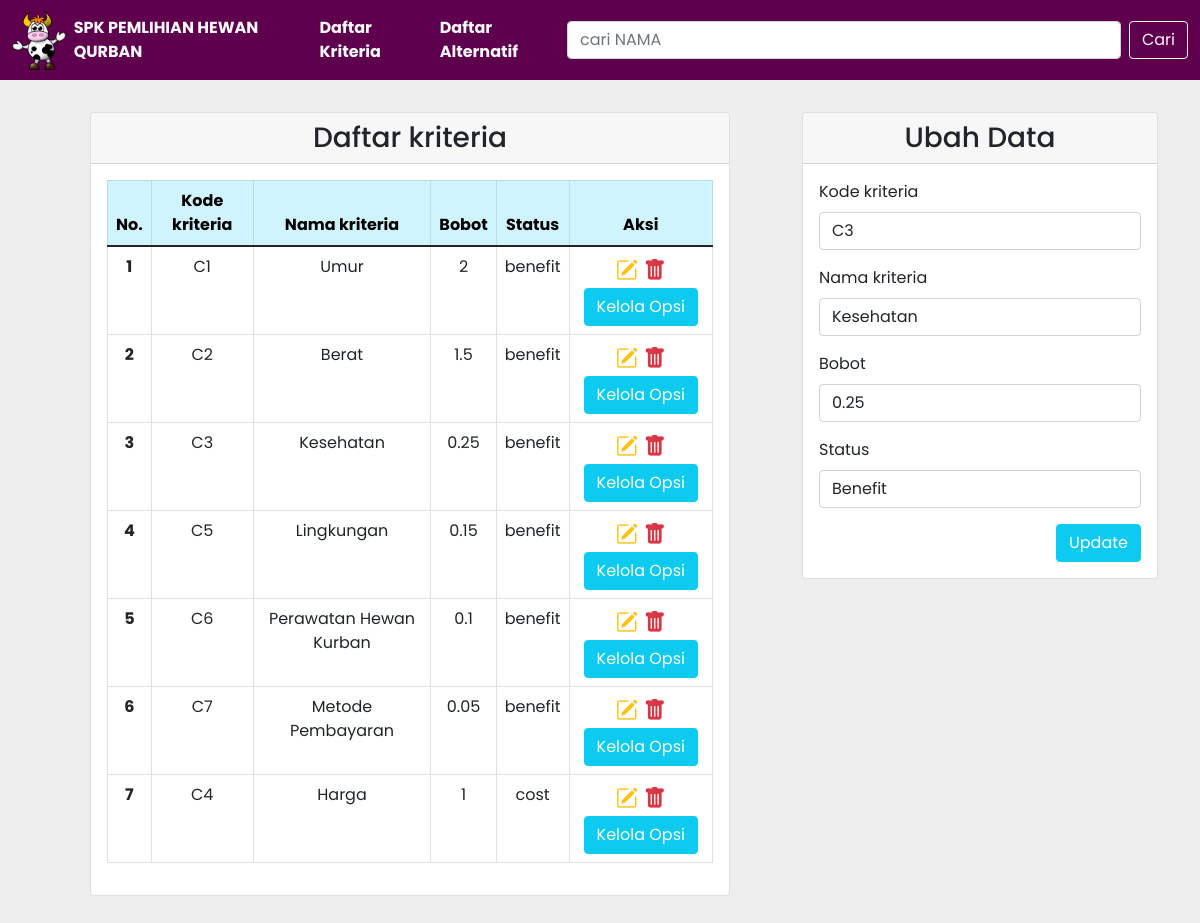
/kriteria.php?id=3, run on the app's committed database.
### tables this page shows
CREATE TABLE `kriteria` (
  `kriteria_id` int(11) NOT NULL,
  `kriteria_kode` varchar(50) NOT NULL,
  `kriteria_nama` varchar(255) DEFAULT NULL,
  `bobot` float DEFAULT NULL,
  `status` varchar(50) DEFAULT NULL
);

### config/db.php (called while the page is built)
<?php
$DB_HOST = "localhost";
$DB_USERNAME = "root";
$DB_PASSWORD = "";
$DB_NAME = "db_tubes_spk";

### classes/DB.php (called while the page is built, shortened)
<?php
class DB
{
    private $hostname;
    private $username;
    private $password;
    private $dbname;
    private $conn;
    private $result;
    function __construct($hostname, $username, $password, $dbname)
    {
        $this->hostname = $hostname;
        $this->username = $username;
        $this->password = $password;
        $this->dbname = $dbname;
    }
    function open()
    {
        $this->conn = mysqli_connect($this->hostname, $this->username, $this->password, $this->dbname);
    }
    function execute($query)
    {
        $this->result = mysqli_query($this->conn, $query);
    }
    function getResult()
    {
        return mysqli_fetch_array($this->result);
    }
}

### classes/Kriteria.php (called while the page is built, shortened)
<?php
class Kriteria extends DB
{
    function getKriteria()
    {
        $query = "SELECT * FROM kriteria";
        return $this->execute($query);
    }
    function getKriteriaById($id)
    {
        $query = "SELECT * FROM kriteria WHERE kriteria_id=$id";
        return $this->execute($query);
    }
}

### kriteria.php (the view, shortened to what this page needs)
<?php
include('config/db.php');
include('classes/DB.php');
include('classes/kriteria.php');
include('classes/Template.php');
$kriteria = new Kriteria($DB_HOST, $DB_USERNAME, $DB_PASSWORD, $DB_NAME);
$kriteria->open();
$kriteria->getKriteria();
if (isset($_POST['btn-search'])) {
    $kriteria->searchKriteria($_POST['search']);
} else {
    $kriteria->getKriteria();
}
$header = '<tr>
<th scope="row">No.</th>
<th scope="row">Kode kriteria</th>
<th scope="row">Nama kriteria</th>
<th scope="row">Bobot</th>
<th scope="row">Status</th>
<th scope="row">Aksi</th>
</tr>';
$data = null;
$no = 1;
while ($div = $kriteria->getResult()) {
    $data .= '<tr>
    <th scope="row">' . $no . '</th>
    <td>' . $div['kriteria_kode'] . '</td>
    <td>' . $div['kriteria_nama'] . '</td>
    <td>' . $div['bobot'] . '</td>
    <td>' . $div['status'] . '</td>
    <td style="font-size: 22px;">
        <a href="kriteria.php?id=' . $div['kriteria_id'] . '" title="Edit Data"><i class="bi bi-pencil-square text-warning"></i></a>&nbsp;<a href="kriteria.php?hapus=' . $div['kriteria_id'] . '" title="Delete Data"><i class="bi bi-trash-fill text-danger"></i></a>
         <button type="" class="btn btn-info text-white" name="submit"
                                    id="submit">Kelola Opsi</button>
        </td>
    </tr>';
    $no++;
}
if (isset($_GET['id'])) {
    $id = $_GET['id'];
    if ($id > 0) {
        $kriteria->getKriteriaById($id);
    }
}

### classes/Template.php (shortened to what this page needs)
<?php
class Template
{
    var $content = '';
    function __construct($filename = '')
    {
        $this->content = implode('', @file($filename));
    }
    function clear()
    {
        $this->content = preg_replace("/DATA_[A-Z|_|0-9]+/", "", $this->content);
    }
    function write()
    {
        print $this->content;
    }
    function replace($old = '', $new = '')
    {
        if (is_int($new)) {
            $value = sprintf("%d", $new);
        } elseif (is_float($new)) {
            $value = sprintf("%f", $new);
        } elseif (is_array($new)) {
            $value = '';
            foreach ($new as $item) {
                $value .= $item . ' ';
            }
        } else {
            $value = $new;
        }
        $this->content = preg_replace("/$old/", $value, $this->content);
    }
}

### data on the page
kriteria: status (picture), kriteria_kode "C3", kriteria_nama "Kesehatan", bobot "0.25", status "benefit", status "Benefit"
kriteria: kriteria_kode "C1", kriteria_nama "Umur", bobot "2", status "benefit"
kriteria: kriteria_kode "C2", kriteria_nama "Berat", bobot "1.5", status "benefit"
kriteria: kriteria_kode "C5", kriteria_nama "Lingkungan", bobot "0.15", status "benefit"
kriteria: kriteria_kode "C6", kriteria_nama "Perawatan Hewan Kurban", bobot "0.1", status "benefit"
kriteria: kriteria_kode "C7", kriteria_nama "Metode Pembayaran", bobot "0.05", status "benefit"
kriteria: kriteria_kode "C4", kriteria_nama "Harga", bobot "1", status "cost"
